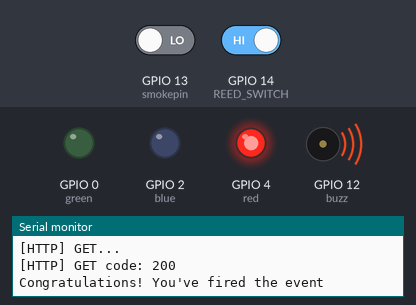
The sketch below on a simulated ESP8266 (NodeMCU). On the bench: output pins drawn as LEDs (lit = HIGH), buzzer (waves = sounding), the last lines printed to the serial monitor. The inputs (shaded band) are chosen by the test bench; at power-on: GPIO 13 (smokepin) LOW, GPIO 14 (REED_SWITCH) HIGH. WiFi joins after 1.5 s; servers stay silent unless stated; web services answer with replies made up by the test bench.

Above: at 16.3 s.
16.4 s: GPIO 13 (smokepin) driven HIGH and GPIO 14 (REED_SWITCH) driven LOW
At 21.9 s:
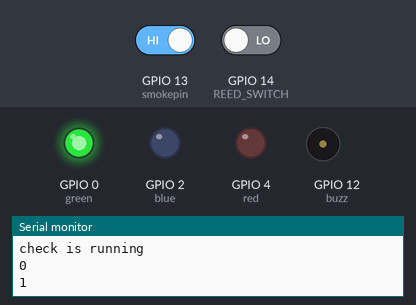
25.6 s: GPIO 13 (smokepin) driven LOW
At 26.9 s:
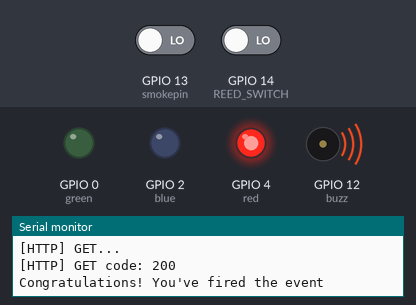
41.0 s: GPIO 14 (REED_SWITCH) driven HIGH
Timing chart, 0 to 51.2 s (numbered marks = the images above; inputs shaded):
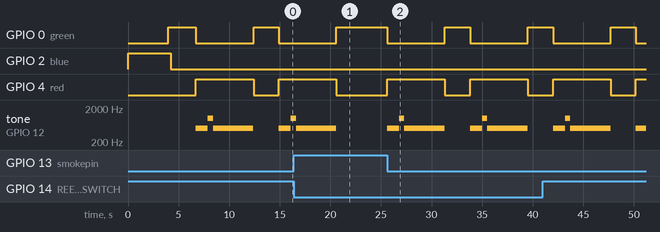

The sketch:

Smart_Home_Security.ino
```cpp
/*********Tugas Besar PRD *********/
/*********Source Code Belongs to David Fauzi  *********/
/*********https://github.com/davidf1000  *********/
#include <ESP8266HTTPClient.h>
#include <ESP8266WiFi.h>
int buzz = 12; //d7
int val = 0;

//#include <ESP8266HTTPClient.h>

#define REED_SWITCH 14 //D5
int red = 4;
int green = 0;
int blue = 2;
int status = WL_IDLE_STATUS; //not required.
int smokepin = 13;           //d7
const char *ssid = "david";
const char *password = "12345678";
int doorClosed = 1;
int smoke = 1;
void setup()
{
    digitalWrite(blue, HIGH);
    pinMode(REED_SWITCH, INPUT_PULLUP);
    pinMode(smokepin, INPUT);
    pinMode(buzz, OUTPUT);
    pinMode(red, OUTPUT);
    pinMode(green, OUTPUT);
    pinMode(blue, OUTPUT);
    Serial.begin(115200);

    setupWifi();

    get_http3();
}

void setupWifi()
{
    // Connect to WPA/WPA2 network. Change this line if using open or WEP network:
    Serial.println("program untuk menyambung ke wifi");
    delay(2000);
    WiFi.mode(WIFI_STA);
    status = WiFi.begin(ssid, password);
    Serial.print("Attempting to connect to SSID: ");
    Serial.println(ssid);

    // Wait for connection
    while (WiFi.status() != WL_CONNECTED)
    {
        delay(1000);
        Serial.print(".");
    }
    Serial.println("Connected to wifi");
    digitalWrite(green, HIGH);
}

void loop()
{
    digitalWrite(blue, LOW);
    digitalWrite(green, HIGH);
    digitalWrite(red, LOW);
    if (WiFi.status() != WL_CONNECTED)
    {
        digitalWrite(green, LOW);
        setupWifi();
    }
    val = digitalRead(REED_SWITCH);
    smoke = digitalRead(smokepin);
    Serial.println(val);
    Serial.println(smoke);

    delay(2500);
    Serial.println("iniloop");
    // put your main code here, to run repeatedly:
    if (digitalRead(REED_SWITCH) == HIGH and not(digitalRead(smokepin))) //SMOKE AND DOOR
    {
        digitalWrite(green, LOW);
        digitalWrite(red, HIGH);
        Serial.println("DOOR OPEN!! and SMOKE ALERT !");
        tone(buzz, 500); // Send 1KHz sound signal...
        get_http2();
        delay(500);
        tone(buzz, 500);
        delay(500);
        tone(buzz, 1000);
        delay(500);
        tone(buzz, 500);
        delay(4000);
        noTone(buzz);
    }
    else if ((not(digitalRead(REED_SWITCH) == HIGH)) and not(digitalRead(smokepin))) //SMOKE
    {
        digitalWrite(green, LOW);
        digitalWrite(red, HIGH);
        Serial.println("SMOKE ALERT !");
        tone(buzz, 500); // Send 1KHz sound signal...
        get_http1();
        delay(500);
        tone(buzz, 500);
        delay(500);
        tone(buzz, 1000);
        delay(500);
        tone(buzz, 500);
        delay(4000);
        noTone(buzz);
    }
    else if ((digitalRead(REED_SWITCH) == HIGH) and (digitalRead(smokepin))) //DOOR
    {
        digitalWrite(green, LOW);
        digitalWrite(red, HIGH);
        Serial.println("DOOR OPEN !");
        tone(buzz, 500); // Send 1KHz sound signal...
        get_http();
        delay(500);
        tone(buzz, 500);
        delay(500);
        tone(buzz, 1000);
        delay(500);
        tone(buzz, 500);
        delay(4000);
        noTone(buzz);
    }
    else
    {
        Serial.println("nothing happened!!");
    }
    Serial.println("check is running");
}

int get_http2() //SMOKE AND DOOR
{
    HTTPClient http;
    int ret = 0;
    Serial.print("[HTTP] begin...\n");
    // configure ifttt server and url  should be HTTP only..not https!!!  (http://)
    http.begin("http://maker.ifttt.com/trigger/smoke&door/with/key/elRjQawsd4tGh-upbaMZeMmCSPySp4dXW6Y3OHSqJ9i"); //HTTP
                                                                                                                  //If you have enabled value1 from iftt settings then uncomment below line to send value and comment out above line
                                                                                                                  //http.begin("http://maker.ifttt.com/trigger/smoke&door/with/key/your_key_from_Iftt/?value1="+state); //HTTP

    Serial.print("[HTTP] GET...\n");
    // start connection and send HTTP header
    int httpCode = http.GET();
    // httpCode will be negative on error
    if (httpCode > 0)
    {
        // HTTP header has been send and Server response header has been handled
        Serial.printf("[HTTP] GET code: %d\n", httpCode);

        if (httpCode == HTTP_CODE_OK)
        {
            String payload = http.getString();
            Serial.println(payload);
        }
    }
    else
    {
        ret = -1;
        Serial.printf("[HTTP] GET failed, error: %s\n", http.errorToString(httpCode).c_str());
        delay(500); // wait for half sec before retry again
    }

    http.end();
}
int get_http1() //JUST SMOKE
{
    HTTPClient http;
    int ret = 0;
    Serial.print("[HTTP] begin...\n");
    // configure ifttt server and url  should be HTTP only..not https!!!  (http://)
    http.begin("http://maker.ifttt.com/trigger/smoke/with/key/elRjQawsd4tGh-upbaMZeMmCSPySp4dXW6Y3OHSqJ9i"); //HTTP
                                                                                                             //If you have enabled value1 from iftt settings then uncomment below line to send value and comment out above line
                                                                                                             //http.begin("http://maker.ifttt.com/trigger/door/with/key/your_key_from_Iftt/?value1="+state); //HTTP

    Serial.print("[HTTP] GET...\n");
    // start connection and send HTTP header
    int httpCode = http.GET();
    // httpCode will be negative on error
    if (httpCode > 0)
    {
        // HTTP header has been send and Server response header has been handled
        Serial.printf("[HTTP] GET code: %d\n", httpCode);

        if (httpCode == HTTP_CODE_OK)
        {
            String payload = http.getString();
            Serial.println(payload);
        }
    }
    else
    {
        ret = -1;
        Serial.printf("[HTTP] GET failed, error: %s\n", http.errorToString(httpCode).c_str());
        delay(500); // wait for half sec before retry again
    }

    http.end();
}
int get_http() //DOOR
{
    HTTPClient http;
    int ret = 0;
    Serial.print("[HTTP] begin...\n");
    // configure ifttt server and url  should be HTTP only..not https!!!  (http://)
    http.begin("http://maker.ifttt.com/trigger/door/with/key/elRjQawsd4tGh-upbaMZeMmCSPySp4dXW6Y3OHSqJ9i"); //HTTPhttp://maker.ifttt.com/trigger/door/with/key/elRjQawsd4tGh-upbaMZeMmCSPySp4dXW6Y3OHSqJ9i
                                                                                                            //If you have enabled value1 from iftt settings then uncomment below line to send value and comment out above line
                                                                                                            //http.begin("http://maker.ifttt.com/trigger/door/with/key/your_key_from_Iftt/?value1="+state); //HTTP

    Serial.print("[HTTP] GET...\n");
    // start connection and send HTTP header
    int httpCode = http.GET();
    // httpCode will be negative on error
    if (httpCode > 0)
    {
        // HTTP header has been send and Server response header has been handled
        Serial.printf("[HTTP] GET code: %d\n", httpCode);

        if (httpCode == HTTP_CODE_OK)
        {
            String payload = http.getString();
            Serial.println(payload);
        }
    }
    else
    {
        ret = -1;
        Serial.printf("[HTTP] GET failed, error: %s\n", http.errorToString(httpCode).c_str());
        delay(500); // wait for half sec before retry again
    }

    http.end();
}
int get_http3() //cek
{
    HTTPClient http;
    int ret = 0;
    Serial.print("[HTTP] begin...\n");
    // configure ifttt server and url  should be HTTP only..not https!!!  (http://)
    http.begin("http://maker.ifttt.com/trigger/cek/with/key/elRjQawsd4tGh-upbaMZeMmCSPySp4dXW6Y3OHSqJ9i"); //HTTPhttp://maker.ifttt.com/trigger/door/with/key/elRjQawsd4tGh-upbaMZeMmCSPySp4dXW6Y3OHSqJ9i
                                                                                                           //If you have enabled value1 from iftt settings then uncomment below line to send value and comment out above line
                                                                                                           //http.begin("http://maker.ifttt.com/trigger/door/with/key/your_key_from_Iftt/?value1="+state); //HTTP

    Serial.print("[HTTP] GET...\n");
    // start connection and send HTTP header
    int httpCode = http.GET();
    // httpCode will be negative on error
    if (httpCode > 0)
    {
        // HTTP header has been send and Server response header has been handled
        Serial.printf("[HTTP] GET code: %d\n", httpCode);

        if (httpCode == HTTP_CODE_OK)
        {
            String payload = http.getString();
            Serial.println(payload);
        }
    }
    else
    {
        ret = -1;
        Serial.printf("[HTTP] GET failed, error: %s\n", http.errorToString(httpCode).c_str());
        delay(500); // wait for half sec before retry again
    }

    http.end();
}
```

Measured:
- after the input at 16.4 s, GPIO 0 (green): goes on until 20.6 s, then stays HIGH; GPIO 4 (red): goes on until 20.6 s, then stays LOW; tone on GPIO 12 (buzz): goes on until 20.6 s, then stays silent
- after the input at 25.6 s, GPIO 0 (green): alternates HIGH for 2.5 s and LOW for 5.7 s, starting at once; GPIO 4 (red): alternates HIGH for 5.7 s and LOW for 2.5 s, starting at once; tone on GPIO 12 (buzz): plays 500 Hz for 1.2 s, 1000 Hz for 0.50 s, 500 Hz for 4.0 s, 500 Hz for 1.2 s, 1000 Hz for 0.50 s, 500 Hz for 4.0 s, starting at once
- by itself, tone on GPIO 12 (buzz): plays 500 Hz for 1.2 s, 1000 Hz for 0.50 s, 500 Hz for 4.0 s, 500 Hz for 1.2 s, 1000 Hz for 0.29 s
